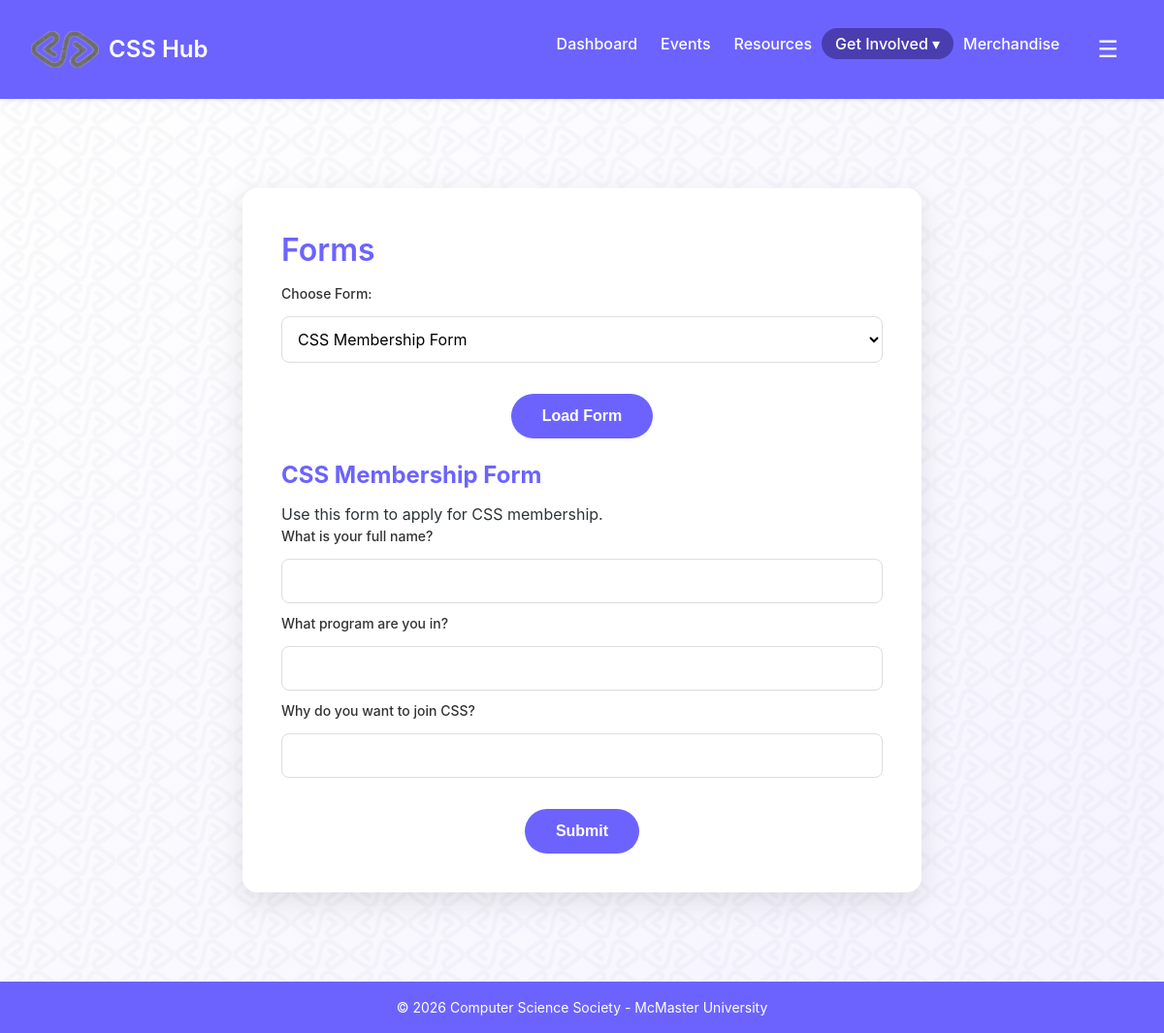
Page /css_hub/public/forms.php?form_id=1 (signed in) on the committed database.
### tables this page shows
CREATE TABLE
  `forms` (
    `form_id` int (11) NOT NULL AUTO_INCREMENT,
    `form_title` varchar(100) NOT NULL,
    `form_type` varchar(50) DEFAULT NULL,
    `form_description` text DEFAULT NULL,
    `create_date` date DEFAULT NULL,
    PRIMARY KEY (`form_id`)
  );

CREATE TABLE
  `form_questions` (
    `question_id` int (11) NOT NULL AUTO_INCREMENT,
    `form_id` int (11) NOT NULL,
    `question_text` text NOT NULL,
    `question_type` varchar(50) DEFAULT NULL,
    `question_order` int (11) DEFAULT NULL,
    PRIMARY KEY (`question_id`),
    KEY `form_id` (`form_id`),
    CONSTRAINT `form_questions_ibfk_1` FOREIGN KEY (`form_id`) REFERENCES `forms` (`form_id`) ON DELETE CASCADE
  );

### css_hub/public/forms.php (the view, shortened to what this page needs)
<?php
require_once '../includes/db.php';
$stmt = $pdo->query("SELECT form_id, form_title FROM forms ORDER BY form_title");
$forms = $stmt->fetchAll(PDO::FETCH_ASSOC);
require_once '../includes/header.php';
?>
<div class="page-wrapper">
    <div class="page-card">
        <form method="GET" action="forms.php">
            <h1>Forms</h1>
            <div class="form-group">
                <label for="formSelect">Choose Form:</label>
                <select id="formSelect" name="form_id">
                    <?php foreach ($forms as $form): ?>
                    <option value="<?php echo $form["form_id"]; ?>"
                        <?php if (isset($_GET['form_id']) && $_GET['form_id'] == $form["form_id"]) echo "selected"; ?>>
                        <?php echo htmlspecialchars($form["form_title"]); ?>
                    </option>
                <?php endforeach; ?>
            </select>
            </div>
            <div class="form-actions">
                <button type="submit">Load Form</button>
            </div>
        </form>
        <?php
        $form_id = filter_input(INPUT_GET, "form_id", FILTER_VALIDATE_INT);
        if ($form_id) {
            $stmt = $pdo->prepare("SELECT * FROM forms WHERE form_id = ?");
            $stmt->execute([$form_id]);
            $form = $stmt->fetch(PDO::FETCH_ASSOC);
            $stmt = $pdo->prepare("SELECT * FROM form_questions WHERE form_id = ? ORDER BY question_order");
            $stmt->execute([$form_id]);
            $questions = $stmt->fetchAll(PDO::FETCH_ASSOC);
        ?>
        <h2><?php echo htmlspecialchars($form["form_title"]); ?></h2>
        <p><?php echo htmlspecialchars($form["form_description"]); ?></p>
        <form action="../handlers/form_submit.php" method="post">
            <?php foreach ($questions as $q): ?>
                <div class="form-group">
                    <label><?php echo htmlspecialchars($q["question_text"]); ?></label>
                    <input type="text" name="answers[<?php echo $q['question_id']; ?>]" required>
                </div>
            <?php endforeach; ?>
            <div class="form-actions">
                <button type="submit">Submit</button>
            </div>
        </form>
    </div>
</div>
<?php } ?>
<?php require_once '../includes/footer.php'; ?>

### css_hub/css/style.css (style rules this page uses)
:root { --purple: #6c63ff; --blue: #4d9fff; --white: #ffffff; --light-gray: #f8f9fa; --dark-gray: #2d3436; }
* { margin: 0; padding: 0; box-sizing: border-box; }
body { font-family: 'Inter', -apple-system, BlinkMacSystemFont, 'Segoe UI', Roboto, sans-serif; background: var(--light-gray); color: var(--dark-gray); line-height: 1.5; display: flex; flex-direction: column; min-height: 100vh; position: relative; background: linear-gradient(135deg, #ffffff 0%, #f5f3ff 100% ); }
body::before { content: ""; position: fixed; inset: 0; background-image: url('/css_hub/css_hub/images/pattern.png'); background-repeat: repeat; background-size: 60px; opacity: 0.04; pointer-events: none; z-index: -1; }
h1 { font-size: 32px; font-weight: 600; margin-bottom: 24px; color: var(--purple); }
.form-group { flex: 1; min-width: 120px; margin-bottom: 10px; }
label { display: block; margin-bottom: 8px; font-weight: 500; font-size: 14px; color: #333; }
input, select { width: 100%; padding: 12px 16px; border: 1px solid #ddd; border-radius: 8px; font-family: inherit; font-size: 16px; background: white; transition: border-color 0.2s, box-shadow 0.2s; }
select { padding: 12px 40px 12px 16px; }
button { background: var(--purple); color: white; border: none; padding: 14px 32px; border-radius: 40px; font-size: 16px; font-weight: 600; cursor: pointer; transition: background 0.2s, transform 0.1s; }
.form-actions { text-align: center; margin-top: 32px; }
.page-wrapper { display: flex; justify-content: center; padding: 60px 20px; }
.page-card { background: white; padding: 40px; border-radius: 15px; width: 100%; max-width: 700px; box-shadow: 0 10px 30px rgba(0, 0, 0, 0.1); }
.page-card h1, .page-card h2 { color: #6c63ff; margin-bottom: 10px; }
.page-card h2 { margin-top: 20px; }
.form-group input, .form-group textarea, .form-group select { width: 100%; padding: 12px; border-radius: 8px; border: 1px solid #ddd; margin-top: 5px; }

### rows in the picture
forms: form_title "CSS Membership Form", form_description "Use this form to apply for CSS membership."
form_questions: question_text "What is your full name?"
form_questions: question_text "What program are you in?"
form_questions: question_text "Why do you want to join CSS?"

### other values in the picture
form field form_id "CSS Membership Form"
